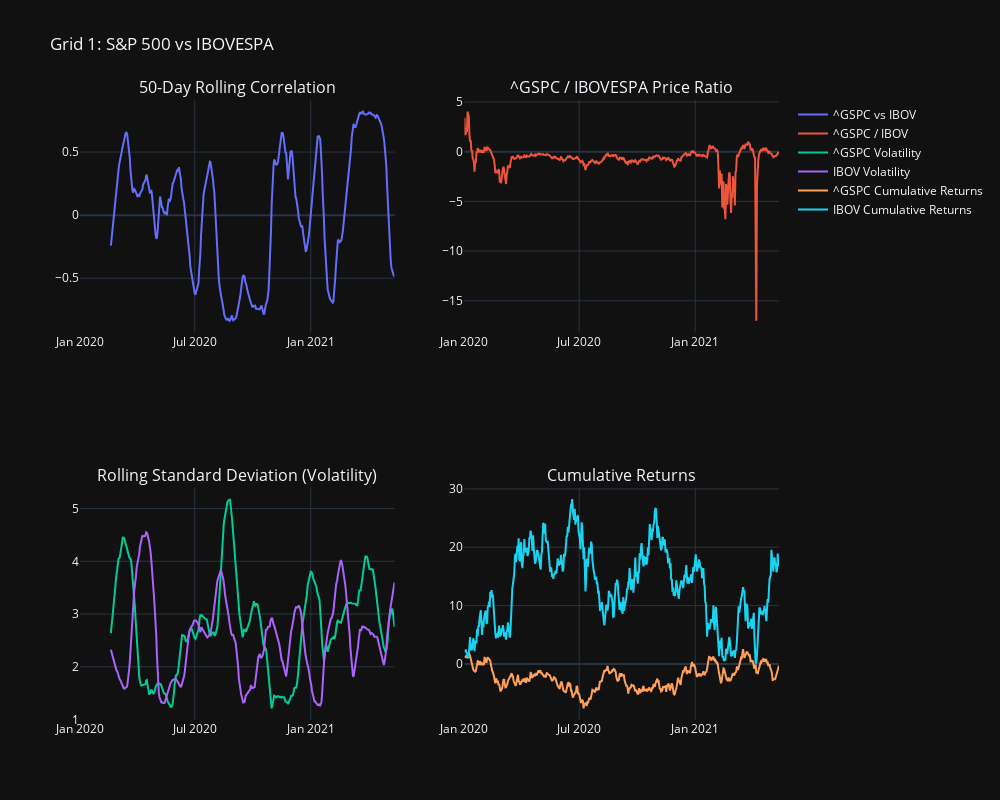
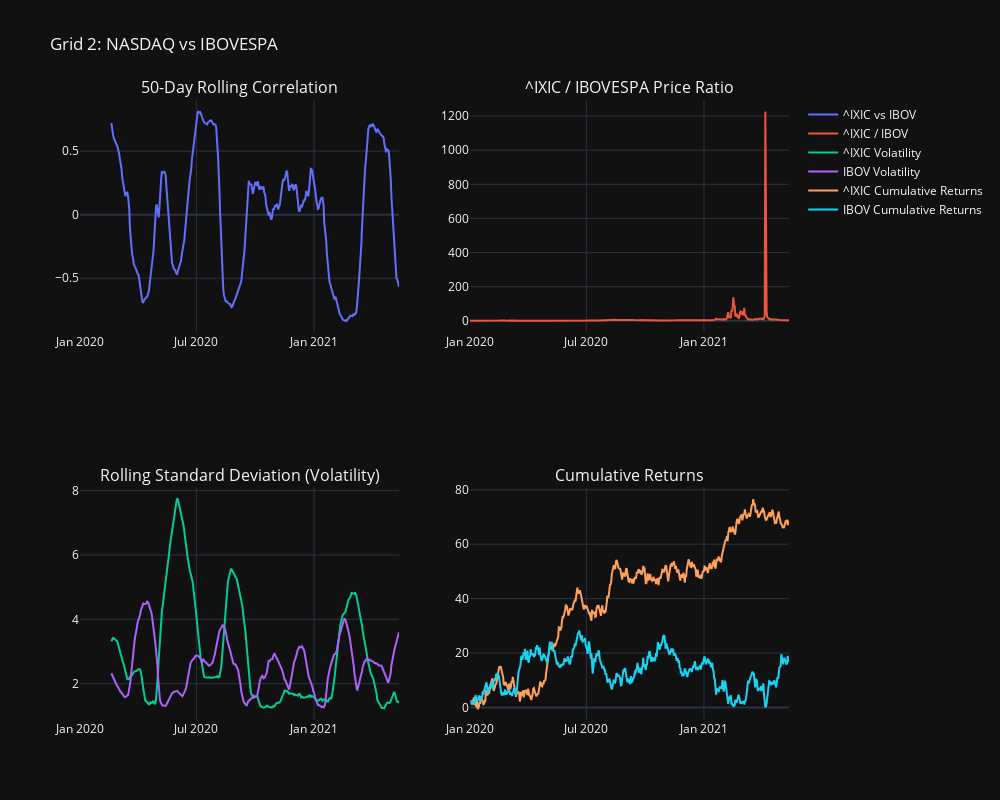
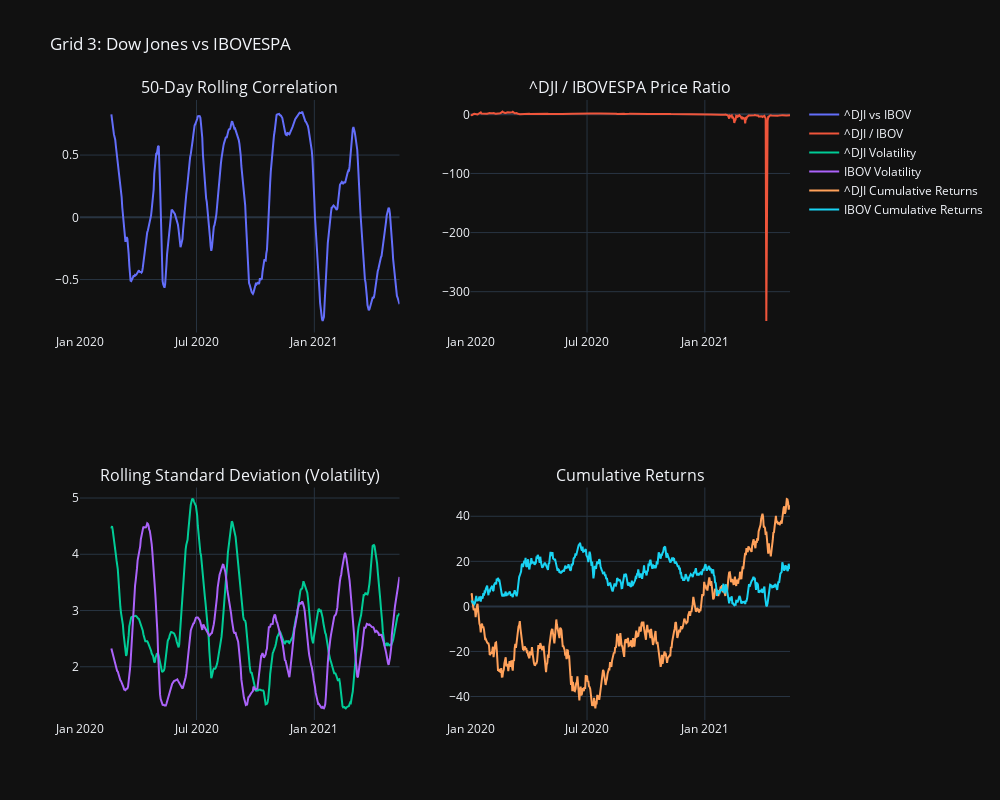

Notebook code cell kept with these figures, in order:
### Code cell
import pandas as pd
import numpy as np
import plotly.graph_objs as go
import plotly.subplots as sp

# Function to calculate rolling correlation
def calculate_rolling_correlation(df1, df2, window=50):
    return df1['close'].rolling(window=window).corr(df2['close'])

# Function to create a grid for a given index vs IBOVESPA
def create_comparison_grid(index_name, index_df, ibov_df, title):
    # Calculate metrics
    rolling_corr = calculate_rolling_correlation(index_df, ibov_df)
    price_ratio = index_df['close'] / ibov_df['close']
    rolling_std_index = index_df['close'].rolling(window=50).std()
    rolling_std_ibov = ibov_df['close'].rolling(window=50).std()
    cumulative_returns_index = (1 + index_df['close'].pct_change()).cumprod()
    cumulative_returns_ibov = (1 + ibov_df['close'].pct_change()).cumprod()

    # Create a subplots figure with 2x2 layout
    fig = sp.make_subplots(
        rows=2, cols=2,
        subplot_titles=(
            "50-Day Rolling Correlation", 
            f"{index_name} / IBOVESPA Price Ratio", 
            "Rolling Standard Deviation (Volatility)", 
            "Cumulative Returns"
        )
    )

    # Top-left: 50-Day Rolling Correlation
    fig.add_trace(
        go.Scatter(x=index_df['date'], y=rolling_corr, mode='lines', name=f"{index_name} vs IBOV"),
        row=1, col=1
    )

    # Top-right: Price Ratio
    fig.add_trace(
        go.Scatter(x=index_df['date'], y=price_ratio, mode='lines', name=f"{index_name} / IBOV"),
        row=1, col=2
    )

    # Bottom-left: Rolling Standard Deviation (Volatility)
    fig.add_trace(
        go.Scatter(x=index_df['date'], y=rolling_std_index, mode='lines', name=f"{index_name} Volatility"),
        row=2, col=1
    )
    fig.add_trace(
        go.Scatter(x=ibov_df['date'], y=rolling_std_ibov, mode='lines', name="IBOV Volatility"),
        row=2, col=1
    )

    # Bottom-right: Cumulative Returns
    fig.add_trace(
        go.Scatter(x=index_df['date'], y=cumulative_returns_index, mode='lines', name=f"{index_name} Cumulative Returns"),
        row=2, col=2
    )
    fig.add_trace(
        go.Scatter(x=ibov_df['date'], y=cumulative_returns_ibov, mode='lines', name="IBOV Cumulative Returns"),
        row=2, col=2
    )

    # Update layout for the figure
    fig.update_layout(
        height=800, width=1000,
        title_text=title,
        template='plotly_dark'
    )

    return fig

# Sample data for demonstration (replace with actual data)
dates = pd.date_range(start='2020-01-01', periods=500)
indices = {
    "^GSPC": pd.DataFrame({'date': dates, 'close': np.random.randn(500).cumsum()}),
    "^IXIC": pd.DataFrame({'date': dates, 'close': np.random.randn(500).cumsum()}),
    "^DJI": pd.DataFrame({'date': dates, 'close': np.random.randn(500).cumsum()}),
    "^BVSP": pd.DataFrame({'date': dates, 'close': np.random.randn(500).cumsum()})
}

# Create grids for each comparison
fig1 = create_comparison_grid("^GSPC", indices["^GSPC"], indices["^BVSP"], "Grid 1: S&P 500 vs IBOVESPA")
fig2 = create_comparison_grid("^IXIC", indices["^IXIC"], indices["^BVSP"], "Grid 2: NASDAQ vs IBOVESPA")
fig3 = create_comparison_grid("^DJI", indices["^DJI"], indices["^BVSP"], "Grid 3: Dow Jones vs IBOVESPA")

# Show each grid separately
fig1.show()
fig2.show()
fig3.show()

### Figure 1 — Plotly figure (JSON) as saved in the notebook; plotly's stock layout.template omitted (floating-point values rounded to 4 significant figures; data arrays with more than 128 entries replaced by an {"elided": "..."} marker saying what was removed)
{"data": [{"mode": "lines", "name": "^GSPC vs IBOV", "type": "scatter", "x": {"elided": "500 str values"}, "xaxis": "x", "y": {"elided": "500 float values"}, "yaxis": "y"}, {"mode": "lines", "name": "^GSPC / IBOV", "type": "scatter", "x": {"elided": "500 str values"}, "xaxis": "x2", "y": {"elided": "500 float values"}, "yaxis": "y2"}, {"mode": "lines", "name": "^GSPC Volatility", "type": "scatter", "x": {"elided": "500 str values"}, "xaxis": "x3", "y": {"elided": "500 float values"}, "yaxis": "y3"}, {"mode": "lines", "name": "IBOV Volatility", "type": "scatter", "x": {"elided": "500 str values"}, "xaxis": "x3", "y": {"elided": "500 float values"}, "yaxis": "y3"}, {"mode": "lines", "name": "^GSPC Cumulative Returns", "type": "scatter", "x": {"elided": "500 str values"}, "xaxis": "x4", "y": {"elided": "500 float values"}, "yaxis": "y4"}, {"mode": "lines", "name": "IBOV Cumulative Returns", "type": "scatter", "x": {"elided": "500 str values"}, "xaxis": "x4", "y": {"elided": "500 float values"}, "yaxis": "y4"}], "layout": {"annotations": [{"font": {"size": 16}, "showarrow": false, "text": "50-Day Rolling Correlation", "x": 0.225, "xanchor": "center", "xref": "paper", "y": 1, "yanchor": "bottom", "yref": "paper"}, {"font": {"size": 16}, "showarrow": false, "text": "^GSPC / IBOVESPA Price Ratio", "x": 0.775, "xanchor": "center", "xref": "paper", "y": 1, "yanchor": "bottom", "yref": "paper"}, {"font": {"size": 16}, "showarrow": false, "text": "Rolling Standard Deviation (Volatility)", "x": 0.225, "xanchor": "center", "xref": "paper", "y": 0.375, "yanchor": "bottom", "yref": "paper"}, {"font": {"size": 16}, "showarrow": false, "text": "Cumulative Returns", "x": 0.775, "xanchor": "center", "xref": "paper", "y": 0.375, "yanchor": "bottom", "yref": "paper"}], "height": 800, "title": {"text": "Grid 1: S&P 500 vs IBOVESPA"}, "width": 1000, "xaxis": {"anchor": "y", "autorange": true, "domain": [0, 0.45], "range": ["2020-01-01", "2021-05-14"], "type": "date"}, "xaxis2": {"anchor": "y2", "autorange": true, "domain": [0.55, 1], "range": ["2020-01-01", "2021-05-14"], "type": "date"}, "xaxis3": {"anchor": "y3", "autorange": true, "domain": [0, 0.45], "range": ["2020-01-01", "2021-05-14"], "type": "date"}, "xaxis4": {"anchor": "y4", "autorange": true, "domain": [0.55, 1], "range": ["2020-01-01", "2021-05-14"], "type": "date"}, "yaxis": {"anchor": "x", "autorange": true, "domain": [0.625, 1], "range": [-0.9302, 0.9128], "type": "linear"}, "yaxis2": {"anchor": "x2", "autorange": true, "domain": [0.625, 1], "range": [-18.19, 5.196], "type": "linear"}, "yaxis3": {"anchor": "x3", "autorange": true, "domain": [0, 0.375], "range": [0.9888, 5.401], "type": "linear"}, "yaxis4": {"anchor": "x4", "autorange": true, "domain": [0, 0.375], "range": [-9.61, 30.24], "type": "linear"}}}

### Figure 2 — Plotly figure (JSON) as saved in the notebook; plotly's stock layout.template omitted (floating-point values rounded to 4 significant figures; data arrays with more than 128 entries replaced by an {"elided": "..."} marker saying what was removed)
{"data": [{"mode": "lines", "name": "^IXIC vs IBOV", "type": "scatter", "x": {"elided": "500 str values"}, "xaxis": "x", "y": {"elided": "500 float values"}, "yaxis": "y"}, {"mode": "lines", "name": "^IXIC / IBOV", "type": "scatter", "x": {"elided": "500 str values"}, "xaxis": "x2", "y": {"elided": "500 float values"}, "yaxis": "y2"}, {"mode": "lines", "name": "^IXIC Volatility", "type": "scatter", "x": {"elided": "500 str values"}, "xaxis": "x3", "y": {"elided": "500 float values"}, "yaxis": "y3"}, {"mode": "lines", "name": "IBOV Volatility", "type": "scatter", "x": {"elided": "500 str values"}, "xaxis": "x3", "y": {"elided": "500 float values"}, "yaxis": "y3"}, {"mode": "lines", "name": "^IXIC Cumulative Returns", "type": "scatter", "x": {"elided": "500 str values"}, "xaxis": "x4", "y": {"elided": "500 float values"}, "yaxis": "y4"}, {"mode": "lines", "name": "IBOV Cumulative Returns", "type": "scatter", "x": {"elided": "500 str values"}, "xaxis": "x4", "y": {"elided": "500 float values"}, "yaxis": "y4"}], "layout": {"annotations": [{"font": {"size": 16}, "showarrow": false, "text": "50-Day Rolling Correlation", "x": 0.225, "xanchor": "center", "xref": "paper", "y": 1, "yanchor": "bottom", "yref": "paper"}, {"font": {"size": 16}, "showarrow": false, "text": "^IXIC / IBOVESPA Price Ratio", "x": 0.775, "xanchor": "center", "xref": "paper", "y": 1, "yanchor": "bottom", "yref": "paper"}, {"font": {"size": 16}, "showarrow": false, "text": "Rolling Standard Deviation (Volatility)", "x": 0.225, "xanchor": "center", "xref": "paper", "y": 0.375, "yanchor": "bottom", "yref": "paper"}, {"font": {"size": 16}, "showarrow": false, "text": "Cumulative Returns", "x": 0.775, "xanchor": "center", "xref": "paper", "y": 0.375, "yanchor": "bottom", "yref": "paper"}], "height": 800, "title": {"text": "Grid 2: NASDAQ vs IBOVESPA"}, "width": 1000, "xaxis": {"anchor": "y", "autorange": true, "domain": [0, 0.45], "range": ["2020-01-01", "2021-05-14"], "type": "date"}, "xaxis2": {"anchor": "y2", "autorange": true, "domain": [0.55, 1], "range": ["2020-01-01", "2021-05-14"], "type": "date"}, "xaxis3": {"anchor": "y3", "autorange": true, "domain": [0, 0.45], "range": ["2020-01-01", "2021-05-14"], "type": "date"}, "xaxis4": {"anchor": "y4", "autorange": true, "domain": [0.55, 1], "range": ["2020-01-01", "2021-05-14"], "type": "date"}, "yaxis": {"anchor": "x", "autorange": true, "domain": [0.625, 1], "range": [-0.9271, 0.9023], "type": "linear"}, "yaxis2": {"anchor": "x2", "autorange": true, "domain": [0.625, 1], "range": [-68.27, 1294.0], "type": "linear"}, "yaxis3": {"anchor": "x3", "autorange": true, "domain": [0, 0.375], "range": [0.8707, 8.097], "type": "linear"}, "yaxis4": {"anchor": "x4", "autorange": true, "domain": [0, 0.375], "range": [-4.624, 80.84], "type": "linear"}}}

### Figure 3 — Plotly figure (JSON) as saved in the notebook; plotly's stock layout.template omitted (floating-point values rounded to 4 significant figures; data arrays with more than 128 entries replaced by an {"elided": "..."} marker saying what was removed)
{"data": [{"mode": "lines", "name": "^DJI vs IBOV", "type": "scatter", "x": {"elided": "500 str values"}, "xaxis": "x", "y": {"elided": "500 float values"}, "yaxis": "y"}, {"mode": "lines", "name": "^DJI / IBOV", "type": "scatter", "x": {"elided": "500 str values"}, "xaxis": "x2", "y": {"elided": "500 float values"}, "yaxis": "y2"}, {"mode": "lines", "name": "^DJI Volatility", "type": "scatter", "x": {"elided": "500 str values"}, "xaxis": "x3", "y": {"elided": "500 float values"}, "yaxis": "y3"}, {"mode": "lines", "name": "IBOV Volatility", "type": "scatter", "x": {"elided": "500 str values"}, "xaxis": "x3", "y": {"elided": "500 float values"}, "yaxis": "y3"}, {"mode": "lines", "name": "^DJI Cumulative Returns", "type": "scatter", "x": {"elided": "500 str values"}, "xaxis": "x4", "y": {"elided": "500 float values"}, "yaxis": "y4"}, {"mode": "lines", "name": "IBOV Cumulative Returns", "type": "scatter", "x": {"elided": "500 str values"}, "xaxis": "x4", "y": {"elided": "500 float values"}, "yaxis": "y4"}], "layout": {"annotations": [{"font": {"size": 16}, "showarrow": false, "text": "50-Day Rolling Correlation", "x": 0.225, "xanchor": "center", "xref": "paper", "y": 1, "yanchor": "bottom", "yref": "paper"}, {"font": {"size": 16}, "showarrow": false, "text": "^DJI / IBOVESPA Price Ratio", "x": 0.775, "xanchor": "center", "xref": "paper", "y": 1, "yanchor": "bottom", "yref": "paper"}, {"font": {"size": 16}, "showarrow": false, "text": "Rolling Standard Deviation (Volatility)", "x": 0.225, "xanchor": "center", "xref": "paper", "y": 0.375, "yanchor": "bottom", "yref": "paper"}, {"font": {"size": 16}, "showarrow": false, "text": "Cumulative Returns", "x": 0.775, "xanchor": "center", "xref": "paper", "y": 0.375, "yanchor": "bottom", "yref": "paper"}], "height": 800, "title": {"text": "Grid 3: Dow Jones vs IBOVESPA"}, "width": 1000, "xaxis": {"anchor": "y", "autorange": true, "domain": [0, 0.45], "range": ["2020-01-01", "2021-05-14"], "type": "date"}, "xaxis2": {"anchor": "y2", "autorange": true, "domain": [0.55, 1], "range": ["2020-01-01", "2021-05-14"], "type": "date"}, "xaxis3": {"anchor": "y3", "autorange": true, "domain": [0, 0.45], "range": ["2020-01-01", "2021-05-14"], "type": "date"}, "xaxis4": {"anchor": "y4", "autorange": true, "domain": [0.55, 1], "range": ["2020-01-01", "2021-05-14"], "type": "date"}, "yaxis": {"anchor": "x", "autorange": true, "domain": [0.625, 1], "range": [-0.9256, 0.9424], "type": "linear"}, "yaxis2": {"anchor": "x2", "autorange": true, "domain": [0.625, 1], "range": [-369.1, 24.27], "type": "linear"}, "yaxis3": {"anchor": "x3", "autorange": true, "domain": [0, 0.375], "range": [1.054, 5.187], "type": "linear"}, "yaxis4": {"anchor": "x4", "autorange": true, "domain": [0, 0.375], "range": [-50.43, 52.77], "type": "linear"}}}
